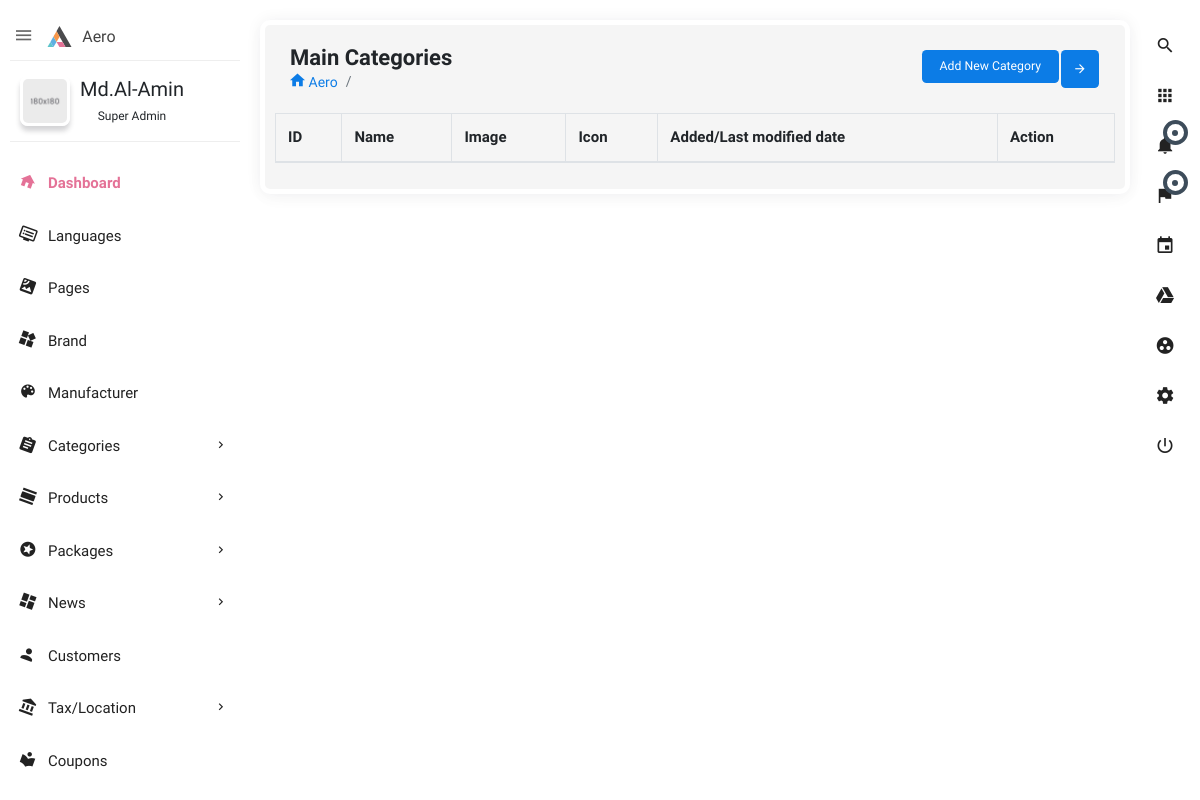
The page /home/categories-list on the database as committed earlier.
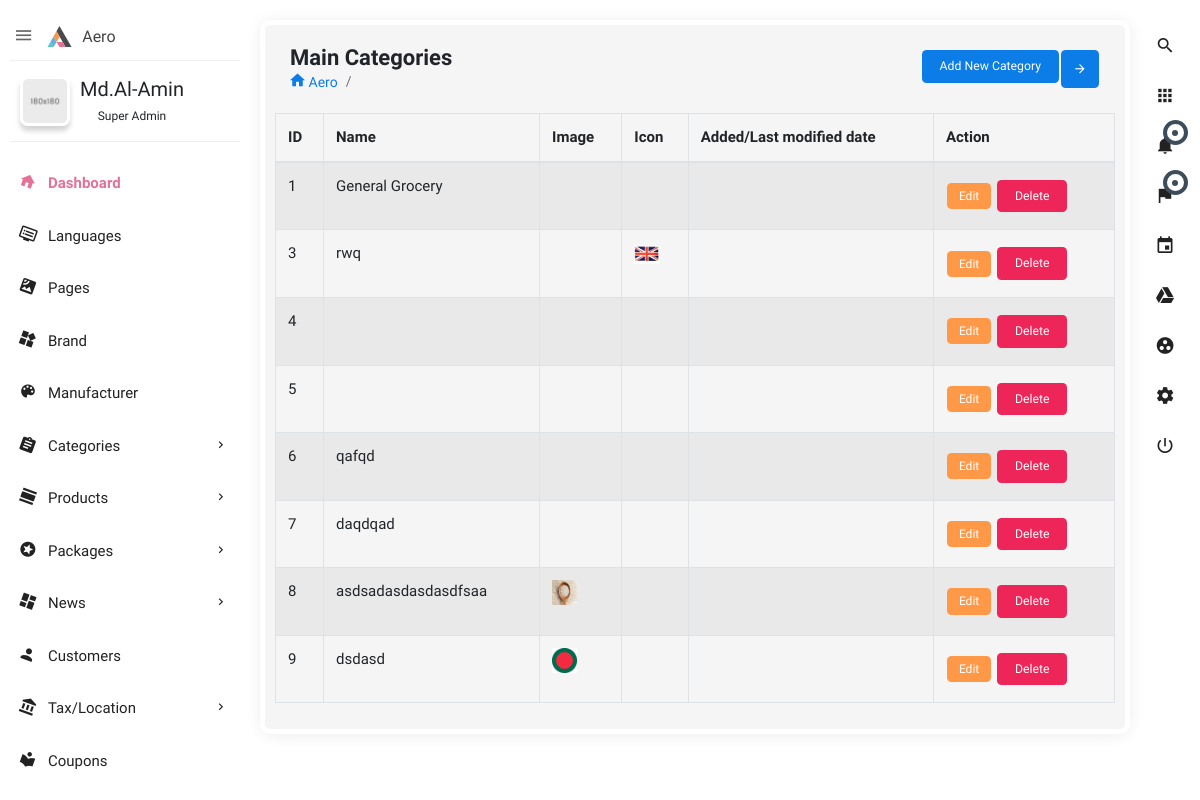
The same page on the database as committed later.
### categories/models.py (models this page shows, shortened)
class Categories(models.Model):
    name_english = models.CharField(max_length=50)
    name_bangla= models.CharField(max_length=20)
    image= models.ImageField(
        upload_to='static/assets/images/categories_image', blank=True, null=True)
    icon = models.ImageField(
        upload_to='static/assets/images/categories_icon', blank=True, null=True)

### categories/views.py (the view)
# urls.py: path('categories-list',  views.list, name='c_list'),
def list(request):
    lists = Categories.objects.all()
    args = {'lists': lists}
    return render(request, 'categories/list.html', args)

### categories/templates/categories/list.html (shortened to what this page needs)
{% extends 'base.html' %}
{% load static %}
{% block main_content %}
<section class="content">
    <div class="block-header">
        <div class="row">
            <div class="col-lg-7 col-md-6 col-sm-12">
                <h2>Main Categories</h2>
                <ul class="breadcrumb">
                    <li class="breadcrumb-item"><a href="index.html"><i class="zmdi zmdi-home"></i> Aero</a></li>
                    <li class="breadcrumb-item active"></li>
                </ul>
            </div>
            <div class="col-lg-5 col-md-6 col-sm-12">
                <button class="btn btn-primary btn-icon float-right right_icon_toggle_btn" type="button"><i
                        class="zmdi zmdi-arrow-right"></i></button>
                <div class="box-footer text-right">
                    <a href="/home/categories">
                        <button type="button" class="btn btn-primary">Add New Category</button>
                    </a>
                </div>
            </div>
        </div>
    </div>
    <table style="width:100%" id="example1" class="table table-bordered table-striped">
        <thead>
            <tr>
                <th>ID</th>
                <th>Name</th>
                <th>Image</th>
                <th>Icon</th>
                <th>Added/Last modified date </th>
                <th>Action</th>
            </tr>
        </thead>
        <tbody>
            {% for list in lists%}
            <tr>
                <td>{{list.id}}</td>
                <td>{{list.name_english}}</td>
                <td><img src="/{{list.image}}" width="25px" alt=""></td>
                <td><img src="/{{list.icon}}" width="25px" alt=""></td>
                <td>{{list.added_last_modified_date}}</td>
                <td>
                 <a href="{% url 'updatedata' list.id %}" class="btn btn-warning btn-sm">Edit</a>
                 <form action="{% url 'deletedata'  list.id %}" method="post" class="d-inline">
                   <input type="submit"  class="btn btn-danger" value="Delete">
                 </form>
                </td>
            </tr>
            {% endfor %}
        </tbody>
    </table>
</section>
{% endblock main_content %}

### home/templates/base.html (shortened to what this page needs)
{% load static %}
<!doctype html>
<html class="no-js " lang="en">
<head>
    <link rel="stylesheet" href="{% static 'assets/plugins/bootstrap/css/bootstrap.min.css' %}">
    <link rel="stylesheet" href="{% static 'assets/plugins/jvectormap/jquery-jvectormap-2.0.3.min.css' %}" />
    <link rel="stylesheet" href="{% static 'assets/plugins/charts-c3/plugin.css'%}" />
    <link rel="stylesheet" href="{% static 'assets/plugins/morrisjs/morris.min.css'%}" />
    <link rel="stylesheet" href="{% static 'assets/plugins/select2/select2.min.css'%}" />
    <link rel="stylesheet" href="{% static 'assets/css/style.min.css'%}">
</head>
<body class="theme-blush">
    {% include 'home/includes/righticonslidebar.html' %}
    {% include 'home/includes/leftslidebar.html' %}
    {% block main_content %}{% endblock main_content %}
</body>
</html>

### home/templates/home/includes/righticonslidebar.html (shortened to what this page needs)
<div class="navbar-right">
    <ul class="navbar-nav">
        <li><a href="#search" class="main_search" title="Search..."><i class="zmdi zmdi-search"></i></a></li>
        <li class="dropdown">
            <a href="javascript:void(0);" class="dropdown-toggle" title="App" data-toggle="dropdown" role="button"><i
                    class="zmdi zmdi-apps"></i></a>
        </li>
        <li class="dropdown">
            <a href="javascript:void(0);" class="dropdown-toggle" title="Notifications" data-toggle="dropdown"
                role="button"><i class="zmdi zmdi-notifications"></i>
                <div class="notify"><span class="heartbit"></span><span class="point"></span></div>
            </a>
        </li>
        <li class="dropdown">
            <a href="javascript:void(0);" class="dropdown-toggle" data-toggle="dropdown" role="button"><i
                    class="zmdi zmdi-flag"></i>
                <div class="notify"><span class="heartbit"></span><span class="point"></span></div>
            </a>
        </li>
        <li><a href="javascript:void(0);" class="app_calendar" title="Calendar"><i class="zmdi zmdi-calendar"></i></a>
        </li>
        <li><a href="javascript:void(0);" class="app_google_drive" title="Google Drive"><i
                    class="zmdi zmdi-google-drive"></i></a></li>
        <li><a href="javascript:void(0);" class="app_group_work" title="Group Work"><i
                    class="zmdi zmdi-group-work"></i></a></li>
        <li><a href="javascript:void(0);" class="js-right-sidebar" title="Setting"><i
                    class="zmdi zmdi-settings zmdi-hc-spin"></i></a></li>
        <li><a href="sign-in.html" class="mega-menu" title="Sign Out"><i class="zmdi zmdi-power"></i></a></li>
    </ul>
</div>

### home/templates/home/includes/leftslidebar.html (shortened to what this page needs)
{% load static %}
<aside id="leftsidebar" class="sidebar">
    <div class="navbar-brand">
        <button class="btn-menu ls-toggle-btn" type="button"><i class="zmdi zmdi-menu"></i></button>
        <a href="index.html"><img src="{% static 'assets/images/logo.svg' %}" width="25" alt="Aero"><span
                class="m-l-10">Aero</span></a>
    </div>
    <div class="menu">
        <ul class="list">
            <li>
                <div class="user-info">
                    <a class="image" href="profile.html"><img src="assets/images/profile_av.jpg" alt="User"></a>
                    <div class="detail">
                        <h4>Md.Al-Amin</h4>
                        <small>Super Admin</small>
                    </div>
                </div>
            </li>
            <li class="active open"><a href="/home"><i class="zmdi zmdi-home"></i><span>Dashboard</span></a></li>
            <li class=""><a href="/home/languages-list"><i class="zmdi zmdi-tv-list"></i><span>Languages</span></a></li>
            <li class=""><a href="/home/Pages-list"><i class="zmdi zmdi-satellite"></i><span>Pages</span></a></li>
            <li><a href="/home/brand-list"><i class="zmdi zmdi-widgets"></i><span>Brand</span></a></li>
            <li><a href="/home/manufacturer-list"><i class="zmdi zmdi-palette"></i><span>Manufacturer</span></a></li>
            <li> <a href="javascript:void(0);" class="menu-toggle"><i
                        class="zmdi zmdi-assignment"></i><span>Categories</span></a>
            </li>
            <li> <a href="javascript:void(0);" class="menu-toggle"><i
                        class="zmdi zmdi-view-day"></i><span>Products</span></a>
            </li>
            <li> <a href="javascript:void(0);" class="menu-toggle"><i
                        class="zmdi zmdi-star-circle"></i><span>Packages</span></a>
            </li>
            <li><a href="javascript:void(0);" class="menu-toggle"><i
                        class="zmdi zmdi-view-dashboard"></i><span>News</span></a>
            </li>
            <li><a href="/home/customers"><i class="zmdi zmdi-account"></i><span>Customers</span></a></li>
            <li><a href="javascript:void(0);" class="menu-toggle"><i
                        class="zmdi zmdi-balance"></i><span>Tax/Location</span></a>
            </li>
            <li><a href="/home/coupons"><i class="zmdi zmdi-library"></i><span>Coupons</span></a></li>
            <li><a href="javascript:void(0);" class="menu-toggle"><span>Notifications</span></a>
            </li>
        </ul>
    </div>
</aside>

Rows that differ between the two databases and show on the page:
added Categories: id "1", name_english "General Grocery"
added Categories: id "3", name_english "rwq", icon (picture)
added Categories: id "4"
added Categories: id "5"
added Categories: id "6", name_english "qafqd"
added Categories: id "7", name_english "daqdqad"
added Categories: id "8", name_english "asdsadasdasdasdfsaa", image (picture)
added Categories: id "9", name_english "dsdasd", image (picture)
